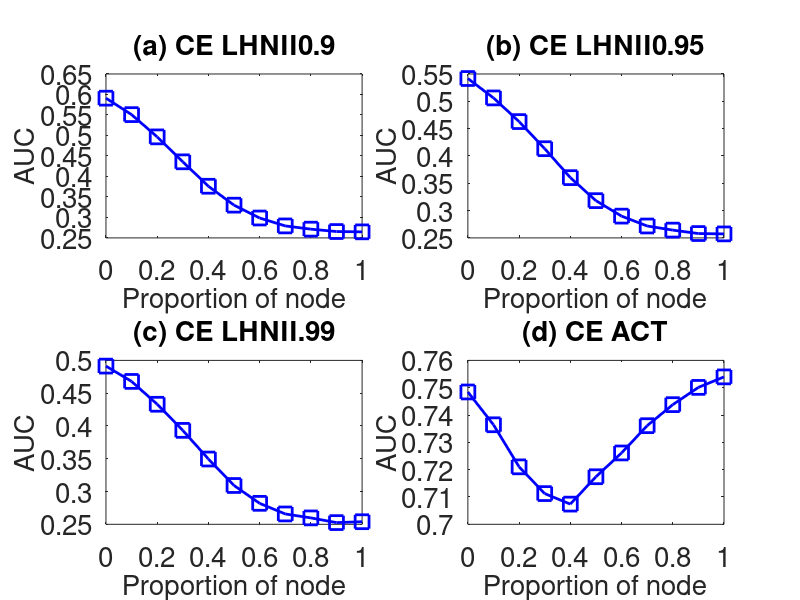

Write MATLAB code to recreate this figure.
subplot(2,2,1);
x=0:0.1:1;
y=[0.590976	0.550836	0.496514	0.435646	0.37605	0.329884	0.29854	0.279248	0.271348	0.26552	0.264744
];
plot(x,y,'-bs','LineWidth',2,'MarkerSize',10);
set(gca,'FontSize',20);
xlabel('Proportion of node','fontsize',20);
ylabel('AUC','fontsize',20);
title('(a) CE LHNII0.9','fontsize',20);

subplot(2,2,2);
x=0:0.1:1;
y=[0.54169	0.506184	0.462868	0.413256	0.36028	0.318172	0.289856	0.271796	0.26425	0.25797	0.257314
];
plot(x,y,'-bs','LineWidth',2,'MarkerSize',10);
set(gca,'FontSize',20);
xlabel('Proportion of node','fontsize',20);
ylabel('AUC','fontsize',20);
title('(b) CE LHNII0.95','fontsize',20);

subplot(2,2,3);
x=0:0.1:1;
y=[0.49129	0.467934	0.43309	0.393272	0.349562	0.309184	0.28198	0.265806	0.259778	0.252596	0.253944
];
plot(x,y,'-bs','LineWidth',2,'MarkerSize',10);
set(gca,'FontSize',20);
xlabel('Proportion of node','fontsize',20);
ylabel('AUC','fontsize',20);
title('(c) CE LHNII.99','fontsize',20);


subplot(2,2,4);
x=0:0.1:1;
y=[0.748438	0.736432	0.72103	0.711244	0.707392	0.717412	0.726118	0.7361	0.7438	0.750118	0.75396
];
plot(x,y,'-bs','LineWidth',2,'MarkerSize',10);
set(gca,'FontSize',20);
xlabel('Proportion of node','fontsize',20);
ylabel('AUC','fontsize',20);
title('(d) CE ACT','fontsize',20);
